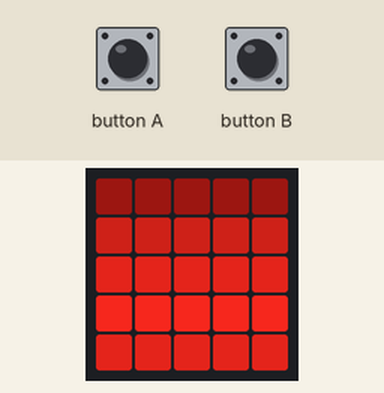
Simulated run of this program. Board: BBC micro:bit running MicroPython. On the bench: the board's 5×5 LED display. The test bench sets the inputs (shaded band). What the program prints to the serial console is not drawn.

Above: at 1.2 s.
1.3 s: button B pressed for 0.15 s
At 1.31 s:
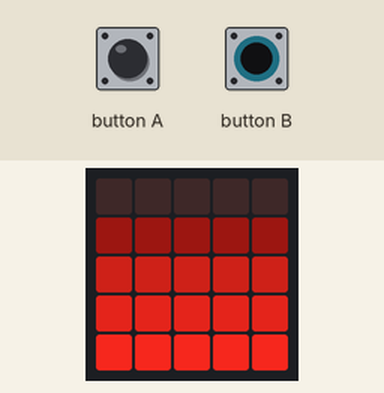
At 1.83 s:
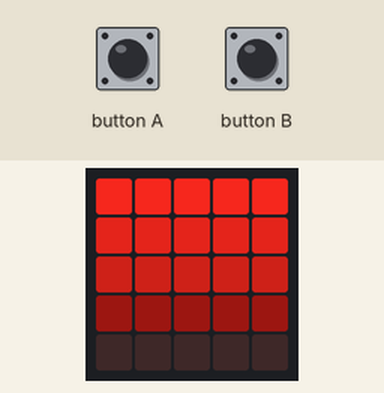
2.0 s: button A pressed for 0.15 s
Timing chart, 0 to 5.0 s (numbered marks = the images above; inputs shaded):
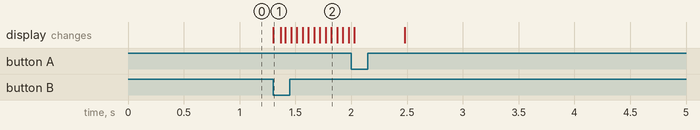

The program:

waves-v3.py
```python
""" Display endless waves on the LED display.

    You can press the left button to have the waves go faster,
    the right button to slow down things.

    MAL 2016-01-06.

"""
import microbit
import math

# Array of LED brightness levels (0=off, 8=on); rows and columns
# correspond to the LEDs on the Microbit, e.g. leds[0][2] maps
# to the second LED in the first row.
leds = tuple(bytearray(5) for i in range(5))

def display_leds_image_string():

    # Timing: 72912 ms for 1000 iterations
    img_string = '\n'.join(''.join('%i' % column
                                    for column in row)
                            for row in leds)
    img = microbit.Image(img_string)
    microbit.display.show(img)

def display_leds_image_array():

    # Timing: 30420 ms for 1000 iterations (with leds using lists as rows)
    # Timing: 28878 ms for 1000 iterations (with leds using bytearrays as rows)
    # Timing: 28848 ms for 1000 iterations (with leds using a tuple of bytearrays as rows)
    img_array = bytearray()
    for row in leds:
        img_array.extend(row)
    # Timing: 29940 ms for 1000 iterations (with leds using a tuple of bytearrays as rows)
    #img_array = b''.join(bytes(row) for row in leds)
    img = microbit.Image(5, 5, img_array)
    microbit.display.show(img)

def display_leds_set_pixel():

    # Timing: 35358 ms for 1000 iterations
    for row in range(5):
        for column in range(5):
            # Note: The Microbit uses different indexing for LEDs
            microbit.display.set_pixel(column, row, leds[row][column])

#display_leds = display_leds_image_string
display_leds = display_leds_image_array
#display_leds = display_leds_set_pixel

def waves(delay):

    for offset in range(1000):
        for row in range(5):
            for column in range(5):
                x = (row + offset) % 8 / 4 * math.pi
                leds[row][column] = int(
                    math.sin(x) * 4 + 4)
        display_leds()
        microbit.sleep(delay)
        offset += 1
        #print ('Offset: %i' % offset)
        #print ('Offset: {}'.format(offset))
        if microbit.button_a.is_pressed():
            delay = max(0, delay - 10)
        if microbit.button_b.is_pressed():
            delay += 10

#waves(100)
t0 = microbit.running_time()
waves(0)
t1 = microbit.running_time()
print ('Ran for %i ms' % (t1 - t0))
```

Measured:
- after the input at 1.3 s, the display: changes at once (image 1)
